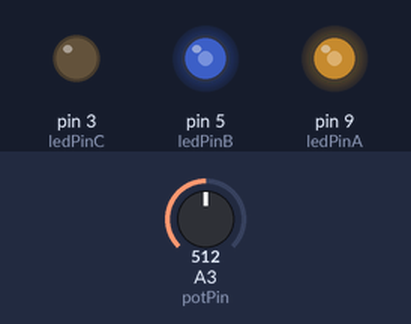
Simulated run of this sketch. Board: Arduino Uno, built with avr-gcc and run on an emulated ATmega328P. Shown: output pins drawn as LEDs (lit = HIGH). Inputs (shaded band) come from the test bench; at power-on: A3 (potPin) = 512.

Above: at 1.2 s.
1.3 s: A3 (potPin) set to 676
At 1.8 s:
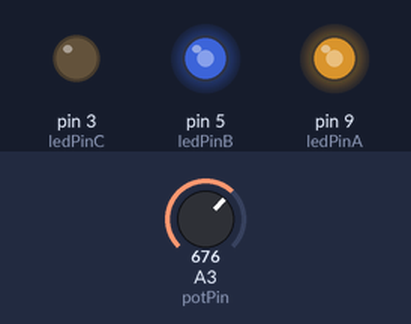
3.0 s: A3 (potPin) set to 701
At 3.9 s:
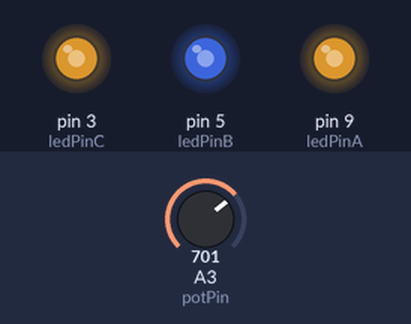
4.9 s: A3 (potPin) set to 511
At 5.7 s:
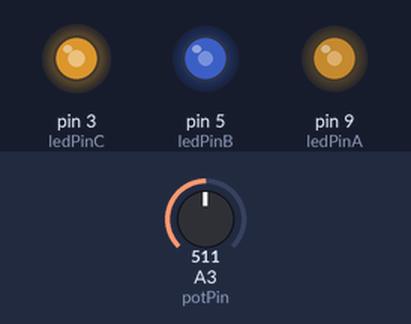
6.6 s: A3 (potPin) set to 716
At 6.82 s:
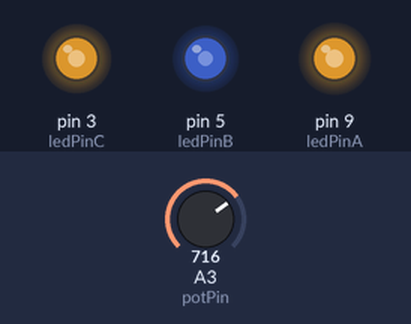
8.4 s: A3 (potPin) set to 900
At 9.3 s:
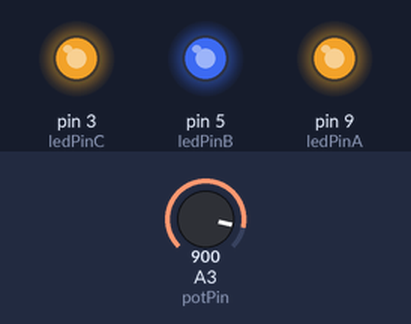
Timing chart, 0 to 11.3 s (numbered marks = the images above; inputs shaded):
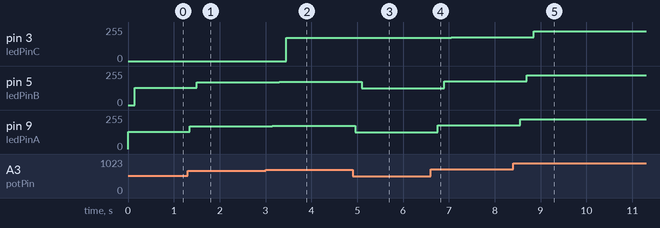

Measured:
- the behaviour switches between 683 and 684 on A3 (potPin) (found by bisection; images 1 and 2)
- after the input at 1.3 s, pin 5 (ledPinB): 128/255 → 169/255 after 0.20 s; pin 9 (ledPinA): 128/255 → 169/255 after 0.05 s
- after the input at 3.0 s, pin 3 (ledPinC): 0/255 → 175/255 after 0.45 s; pin 5 (ledPinB): 169/255 → 175/255 after 0.30 s; pin 9 (ledPinA): 169/255 → 175/255 after 0.15 s
- after the input at 4.9 s, pin 5 (ledPinB): 175/255 → 127/255 after 0.20 s; pin 9 (ledPinA): 175/255 → 127/255 after 0.05 s
- after the input at 6.6 s, pin 3 (ledPinC): 175/255 → 179/255 after 0.45 s; pin 5 (ledPinB): 127/255 → 179/255 after 0.30 s; pin 9 (ledPinA): 127/255 → 179/255 after 0.15 s
- after the input at 8.4 s, pin 3 (ledPinC): 179/255 → 225/255 after 0.45 s; pin 5 (ledPinB): 179/255 → 225/255 after 0.30 s; pin 9 (ledPinA): 179/255 → 225/255 after 0.15 s

The sketch:

HW.ino
```cpp
int potPin = 3; // select the input pin for the potentiometer
int ledPinA = 9;
int ledPinB = 5;
int ledPinC = 3;

void setup() {
  Serial.begin(9600);


}

void loop() {
  int sensorValue = analogRead(potPin);
   sensorValue = sensorValue/4;
  if  (sensorValue > 0 ) analogWrite(ledPinA, sensorValue);
  delay(150);
  if  (sensorValue > 85) analogWrite(ledPinB, sensorValue);
  delay(150);
  if (sensorValue > 170) analogWrite(ledPinC, sensorValue);
   delay(150);


}
```
